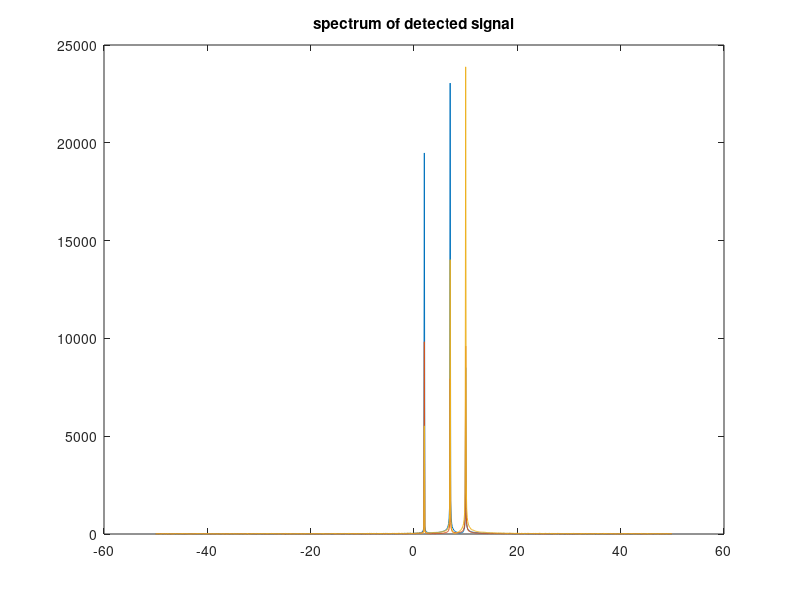

Reproduce this figure in MATLAB. (Note: this script raises an error after producing the figure.)
% This code is just a front-end to source separation algorithms.
% Purpose:
% 1) generate synthetic data
% 2) call some source separation algorithm
% 3) display the results
% The data are CM (constant modulus signals and QAM4.
% The mixing matrix  is randomly generated.
% Comments, bug reports, info requests are appreciated
% and should be directed to cardoso@sig.enst.fr (Jean-Francois Cardoso)
% Author : Jean-Francois Cardoso CNRS URA 820 / GdR TdSI / Telecom Paris
clearvars;
close all;
clc;
%=======================================================================
num	= 3 	;  % M = number of sources
numP = 1000;
T = 10;
Fs = numP/T;
NdB	= -10 	;  % kind of noise level in dB


% the source signals
time_grad = linspace(0,T,numP);
S1 = 10*exp(2*2i*pi*time_grad);
S2 = 10*exp(10*2i*pi*time_grad);
S3 = 10*exp(7*2i*pi*time_grad);
S= [S1;S2;S3];

% random mixing matrix
A=randn(num)+1i*randn(num);
noiseamp = 10^(NdB/20)/sqrt(2) ; % (the sqrt(2) accounts for real+imaginary powers)
X= A*S + noiseamp*(randn(num,numP)+1i*randn(num,numP));

% visualize detected data
specX = zeros(size(X));
x_axis = linspace(-Fs/2,Fs/2-Fs/numP,numP);
fig1 = figure;
for m = 1:num
    specX(m,:)=fftshift(fft(X(m,:)));
    plot(x_axis,abs(specX(m,:))); hold on;
end
title('spectrum of detected signal');

% Separation

% amsue method
Ae=amuse(X);
% Ae = Ae/norm(Ae,'fro')*num;
Se = Ae*X;

% jade method
[Ae1,~]=jade(X,num);
Ae1 = Ae1/norm(Ae1,'fro')*2;
Se1 = Ae1\X;

% visualize splitted data
specS = zeros(size(Se));
fig2 = figure;
for m = 1:num
    specS(m,:)=fftshift(fft(Se(m,:)));
    plot(x_axis,abs(specS(m,:))); hold on;
end
title('spectrum of splited signal');

% visualize splitted data
specS1 = zeros(size(Se1));
fig2 = figure;
for m = 1:num
    specS1(m,:)=fftshift(fft(Se1(m,:)));
    plot(x_axis,abs(specS1(m,:))); hold on;
end
title('spectrum of splited signal');
